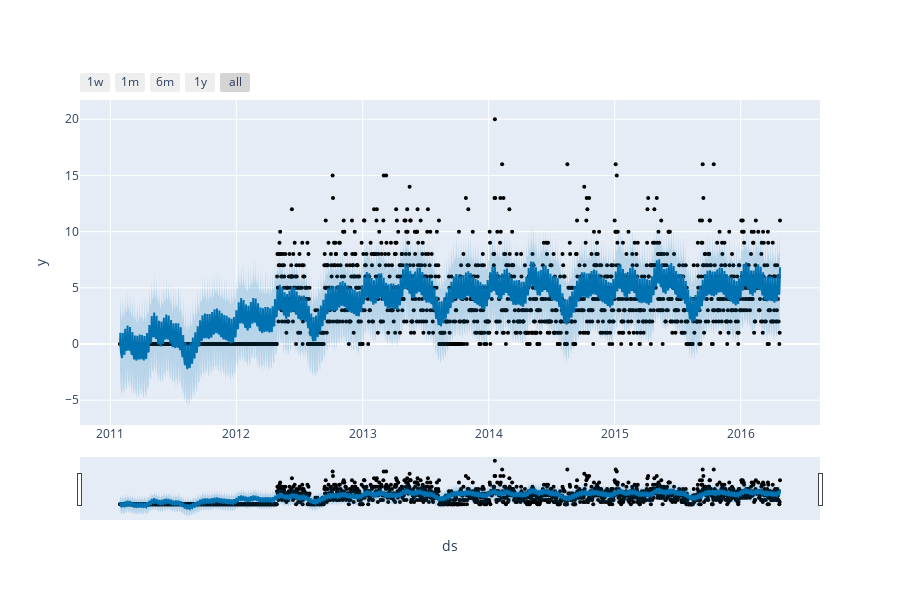

Write notebook code for a chart like this one.
### Code cell
plot_plotly(m, test_forecast)

### Figure 1 — Plotly figure (JSON) as saved in the notebook; plotly's stock layout.template omitted (floating-point values rounded to 4 significant figures; data arrays with more than 128 entries replaced by an {"elided": "..."} marker saying what was removed)
{"data": [{"marker": {"color": "black", "size": 4}, "mode": "markers", "name": "Actual", "type": "scatter", "x": {"elided": "1913 str values"}, "y": {"elided": "1913 int values"}}, {"hoverinfo": "skip", "line": {"width": 0}, "mode": "lines", "type": "scatter", "x": {"elided": "1913 str values"}, "y": {"elided": "1913 float values"}}, {"fill": "tonexty", "fillcolor": "rgba(0, 114, 178, 0.2)", "line": {"color": "#0072B2", "width": 2}, "mode": "lines", "name": "Predicted", "type": "scatter", "x": {"elided": "1913 str values"}, "y": {"elided": "1913 float values"}}, {"fill": "tonexty", "fillcolor": "rgba(0, 114, 178, 0.2)", "hoverinfo": "skip", "line": {"width": 0}, "mode": "lines", "type": "scatter", "x": {"elided": "1913 str values"}, "y": {"elided": "1913 float values"}}], "layout": {"height": 600, "showlegend": false, "width": 900, "xaxis": {"rangeselector": {"buttons": [{"count": 7, "label": "1w", "step": "day", "stepmode": "backward"}, {"count": 1, "label": "1m", "step": "month", "stepmode": "backward"}, {"count": 6, "label": "6m", "step": "month", "stepmode": "backward"}, {"count": 1, "label": "1y", "step": "year", "stepmode": "backward"}, {"step": "all"}]}, "rangeslider": {"visible": true}, "title": {"text": "ds"}, "type": "date"}, "yaxis": {"title": {"text": "y"}}}}
